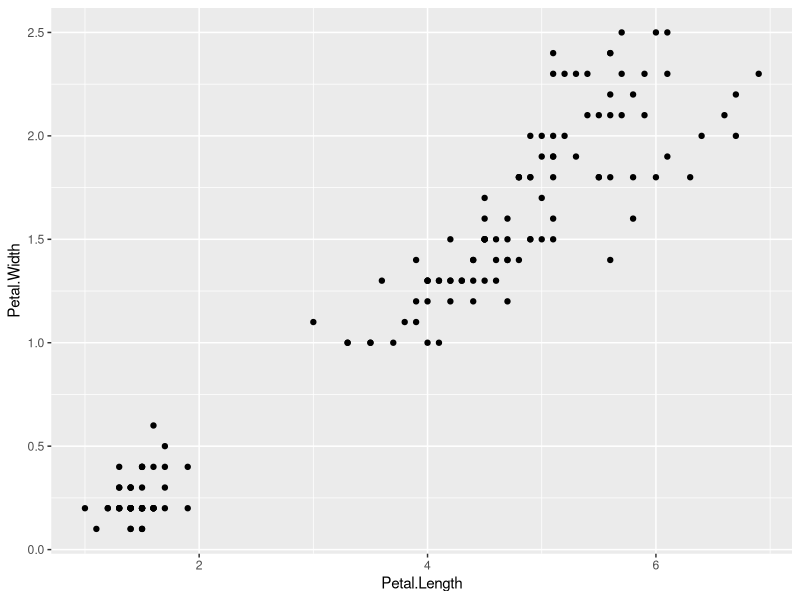
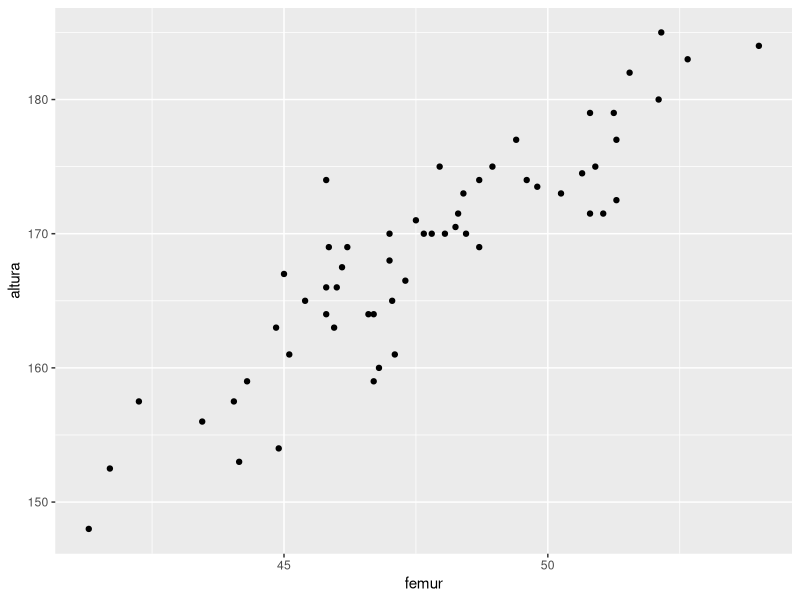

Write the R code that produced these figures, in order.
data(iris)

library(ggplot2)

ggplot(data = iris, aes(x = Petal.Length, y = Petal.Width))+geom_point()


cor(iris$Petal.Length, iris$Petal.Width)

cor(iris[, -5])


setosa <- iris[iris$Species == "setosa",]
cor(setosa$Sepal.Length, setosa$Petal.Width)


femur <- read.csv("femur.csv")
str(femur)
femur$genero <- as.factor(femur$genero)
femur <- femur[, -1]

mulheres <- femur[femur$genero == "Female",]
homens <- femur[femur$genero == "Male",]

cor(homens$altura, homens$femur)
mean(homens$altura)

cor(mulheres$altura, mulheres$femur)

ggplot(data = homens, aes(x = femur, y = altura))+geom_point()

modelo_linear <- lm(data = homens, formula = altura ~ femur)
modelo_linear

summary(femur)

